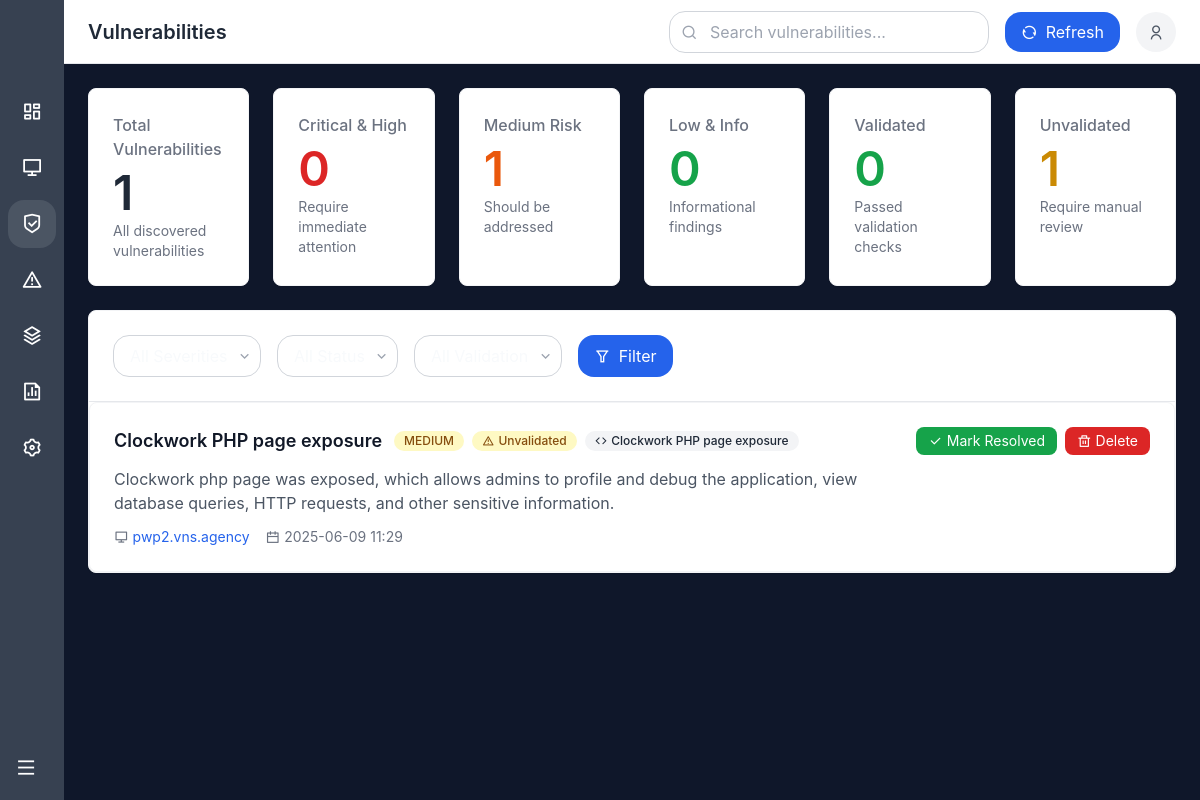
Before: /vulnerabilities (signed in) with the older database file.
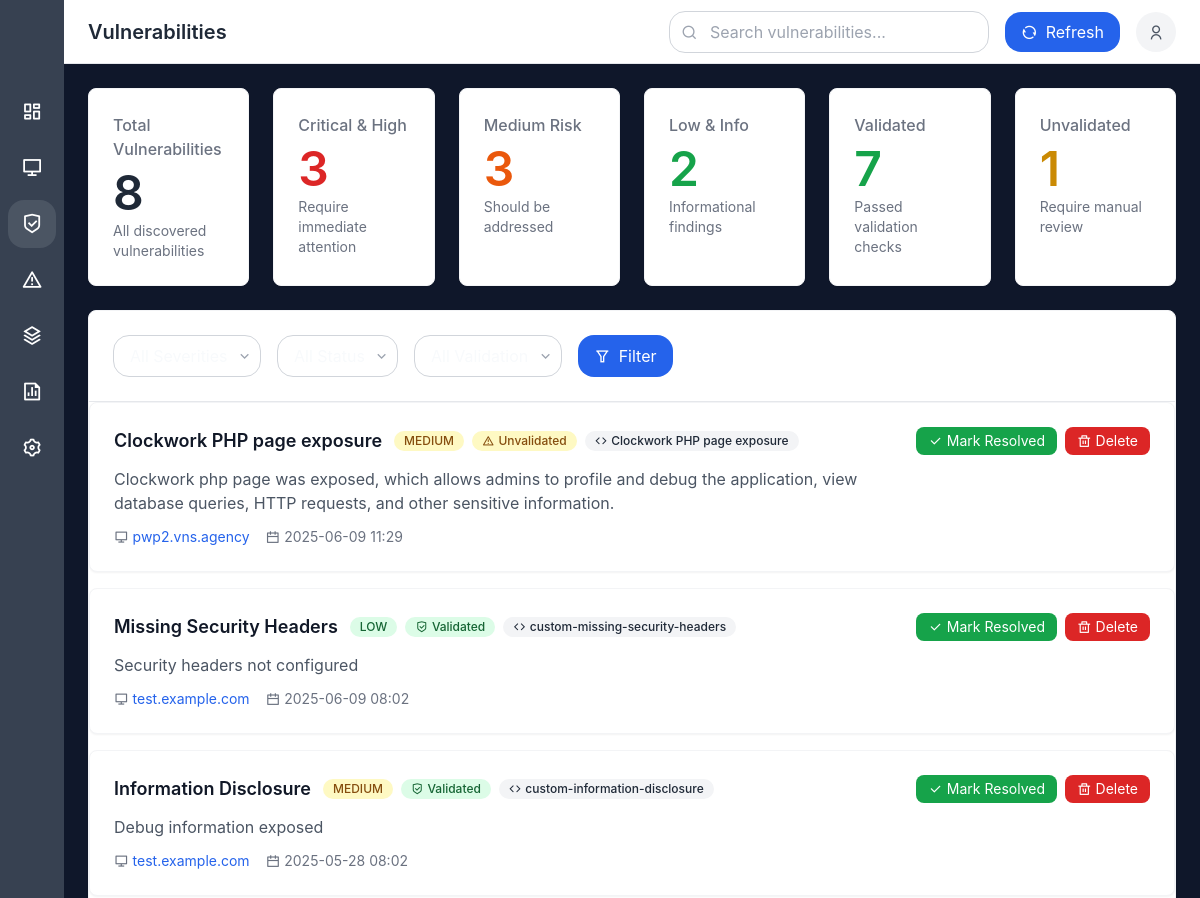
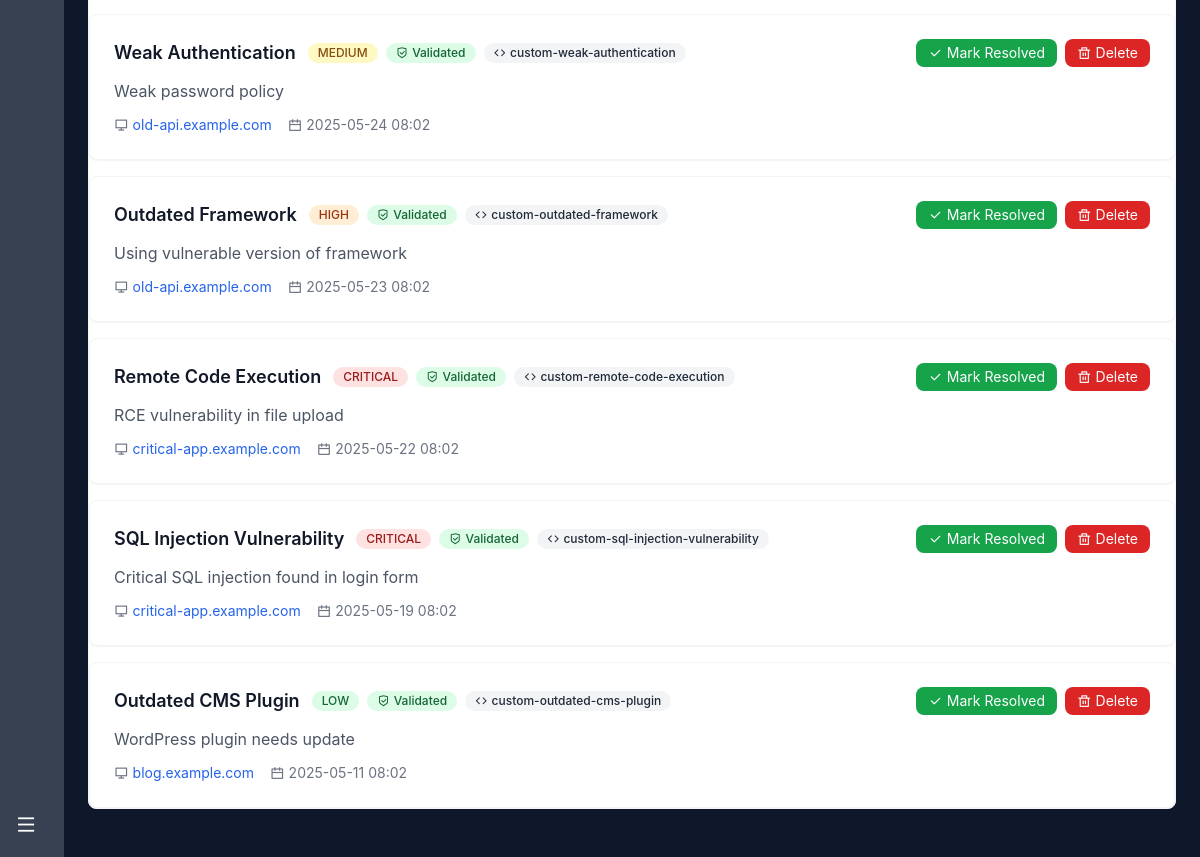
After: the same page with the newer database file (2 pictures, top to bottom).
### models.py (models this page shows)
class Vulnerability(db.Model):
    id = db.Column(db.Integer, primary_key=True)
    cve_id = db.Column(db.String(20))
    title = db.Column(db.String(255), nullable=False)
    description = db.Column(db.Text)
    severity = db.Column(db.Enum(SeverityLevel), nullable=False)
    discovered_at = db.Column(db.DateTime, default=datetime.utcnow)
    is_resolved = db.Column(db.Boolean, default=False)
    resolved_at = db.Column(db.DateTime)
    is_validated = db.Column(db.Boolean, default=True, nullable=True)  # Whether it passed validation
    validation_notes = db.Column(db.Text, nullable=True)  # Notes about validation status
    template_name = db.Column(db.String(255), nullable=True)  # Nuclei template that found this
    cvss_score = db.Column(db.Float, nullable=True)  # CVSS score if available
    asset_metadata = db.Column(db.JSON, nullable=True)
    asset_id = db.Column(db.Integer, db.ForeignKey('asset.id'), nullable=False)
    organization_id = db.Column(db.Integer, db.ForeignKey('organization.id'), nullable=False)

class Asset(db.Model):
    id = db.Column(db.Integer, primary_key=True)
    name = db.Column(db.String(255), nullable=False)
    asset_type = db.Column(db.Enum(AssetType), nullable=False)
    description = db.Column(db.Text)
    discovered_at = db.Column(db.DateTime, default=datetime.utcnow)
    last_scanned = db.Column(db.DateTime)
    is_active = db.Column(db.Boolean, default=True)
    organization_id = db.Column(db.Integer, db.ForeignKey('organization.id'), nullable=False)
    asset_metadata = db.Column(db.JSON)
    vulnerabilities = db.relationship('Vulnerability', backref='asset', lazy=True)

### app.py (the view, shortened to what this page needs)
    @app.route('/vulnerabilities')
    @login_required
    def vulnerabilities():
        org = Organization.query.filter_by(user_id=current_user.id).first()
        if not org:
            org = Organization(name=f"{current_user.username}'s Organization", user_id=current_user.id)
            db.session.add(org)
            db.session.commit()
        severity_filter = request.args.get('severity', '')
        status_filter = request.args.get('status', '')
        validation_filter = request.args.get('validation', '')
        search_query = request.args.get('search', '')
        page = request.args.get('page', 1, type=int)
        query = Vulnerability.query.filter_by(organization_id=org.id)
        if severity_filter:
            severity_enum = getattr(SeverityLevel, severity_filter.upper(), None)
            if severity_enum:
                query = query.filter(Vulnerability.severity == severity_enum)
        if status_filter == 'open':
            query = query.filter(Vulnerability.is_resolved == False)
        elif status_filter == 'resolved':
            query = query.filter(Vulnerability.is_resolved == True)
        if validation_filter == 'validated':
            query = query.filter(Vulnerability.is_validated == True)
        elif validation_filter == 'unvalidated':
            query = query.filter(Vulnerability.is_validated == False)
        query = query.join(Asset)
        severity_order = {
            SeverityLevel.CRITICAL: 0,
            SeverityLevel.HIGH: 1,
            SeverityLevel.MEDIUM: 2,
            SeverityLevel.LOW: 3,
            SeverityLevel.INFO: 4
        }
        vulnerabilities = query.order_by(
            Vulnerability.is_resolved.asc(),  # Open vulnerabilities first
            Vulnerability.discovered_at.desc()  # Most recent first
        ).paginate(
            page=page, per_page=20, error_out=False
        )
        all_vulns = Vulnerability.query.filter_by(organization_id=org.id).all()
        stats = {
            'total': len(all_vulns),
            'critical': len([v for v in all_vulns if v.severity == SeverityLevel.CRITICAL]),
            'high': len([v for v in all_vulns if v.severity == SeverityLevel.HIGH]),
            'medium': len([v for v in all_vulns if v.severity == SeverityLevel.MEDIUM]),
            'low': len([v for v in all_vulns if v.severity == SeverityLevel.LOW]),
            'info': len([v for v in all_vulns if v.severity == SeverityLevel.INFO]),
            'validated': len([v for v in all_vulns if getattr(v, 'is_validated', True)]),
            'unvalidated': len([v for v in all_vulns if not getattr(v, 'is_validated', True)])
        }
        return render_template('vulnerabilities.html',
                             vulnerabilities=vulnerabilities,
                             stats=stats)

### templates/vulnerabilities.html (shortened to what the changed rows need)
{% extends "base.html" %}
{% block content %}
<div class="flex h-screen overflow-hidden">
    <div class="flex-1 flex flex-col overflow-hidden">
        <header class="h-16 border-b border-gray-200 bg-white flex items-center justify-between px-6">
            <h1 class="text-xl font-semibold text-gray-800">Vulnerabilities</h1>
        </header>
        <div class="flex-1 overflow-y-auto p-6">
            <div class="grid grid-cols-1 md:grid-cols-6 gap-6 mb-6">
                <div class="card bg-white rounded shadow-sm border border-gray-100 p-6">
                    <h3 class="text-gray-500 font-medium mb-2">Total Vulnerabilities</h3>
                    <p class="text-5xl font-semibold text-gray-800">{{ stats.total }}</p>
                    <p class="text-sm text-gray-500 mt-1">All discovered vulnerabilities</p>
                </div>
                <div class="card bg-white rounded shadow-sm border border-gray-100 p-6">
                    <h3 class="text-gray-500 font-medium mb-2">Critical & High</h3>
                    <p class="text-5xl font-semibold text-red-600">{{ stats.critical + stats.high }}</p>
                    <p class="text-sm text-gray-500 mt-1">Require immediate attention</p>
                </div>
                <div class="card bg-white rounded shadow-sm border border-gray-100 p-6">
                    <h3 class="text-gray-500 font-medium mb-2">Medium Risk</h3>
                    <p class="text-5xl font-semibold text-orange-600">{{ stats.medium }}</p>
                    <p class="text-sm text-gray-500 mt-1">Should be addressed</p>
                </div>
                <div class="card bg-white rounded shadow-sm border border-gray-100 p-6">
                    <h3 class="text-gray-500 font-medium mb-2">Low & Info</h3>
                    <p class="text-5xl font-semibold text-green-600">{{ stats.low + stats.info }}</p>
                    <p class="text-sm text-gray-500 mt-1">Informational findings</p>
                </div>
                <div class="card bg-white rounded shadow-sm border border-gray-100 p-6">
                    <h3 class="text-gray-500 font-medium mb-2">Validated</h3>
                    <p class="text-5xl font-semibold text-green-600">{{ stats.validated }}</p>
                    <p class="text-sm text-gray-500 mt-1">Passed validation checks</p>
                </div>
            </div>
            <div class="bg-white rounded shadow-sm border border-gray-100 mb-6">
                <div class="overflow-x-auto">
                    {% if vulnerabilities %}
                        <div class="space-y-4">
                            {% for vuln in vulnerabilities %}
                            <div class="bg-white rounded shadow-sm border border-gray-100 p-6 hover:shadow-md transition-shadow">
                                <div class="flex items-start justify-between">
                                    <div class="flex-1">
                                        <div class="flex items-center mb-3">
                                            <h3 class="text-lg font-semibold text-gray-900 mr-3">{{ vuln.title }}</h3>
                                            {% set severity_colors = {
                                                'critical': 'bg-red-100 text-red-800',
                                                'high': 'bg-orange-100 text-orange-800',
                                                'medium': 'bg-yellow-100 text-yellow-800',
                                                'low': 'bg-green-100 text-green-800',
                                                'info': 'bg-blue-100 text-blue-800'
                                            } %}
                                            <span class="inline-flex items-center px-2.5 py-0.5 rounded-full text-xs font-medium {{ severity_colors.get(vuln.severity.value, 'bg-gray-100 text-gray-800') }}">
                                                {{ vuln.severity.value.upper() }}
                                            </span>
                                            {% if vuln.is_validated %}
                                            <span class="ml-2 inline-flex items-center px-2.5 py-0.5 rounded-full text-xs font-medium bg-green-100 text-green-800">
                                                <i class="ri-shield-check-line mr-1"></i>Validated
                                            </span>
                                            {% else %}
                                            <span class="ml-2 inline-flex items-center px-2.5 py-0.5 rounded-full text-xs font-medium bg-yellow-100 text-yellow-800">
                                                <i class="ri-alert-line mr-1"></i>Unvalidated
                                            </span>
                                            {% endif %}
                                            {% if vuln.template_name %}
                                            <span class="ml-2 inline-flex items-center px-2.5 py-0.5 rounded-full text-xs font-medium bg-gray-100 text-gray-800">
                                                <i class="ri-code-line mr-1"></i>{{ vuln.template_name }}
                                            </span>
                                            {% endif %}
                                        </div>
                                        {% if vuln.description %}
                                        <p class="text-gray-600 mb-3">{{ vuln.description }}</p>
                                        {% endif %}
                                        <div class="flex items-center text-sm text-gray-500 space-x-4">
                                            <div class="flex items-center">
                                                <i class="ri-computer-line mr-1"></i>
                                                <a href="{{ url_for('assets') }}?search={{ vuln.asset.name }}" class="text-blue-600 hover:text-blue-800">
                                                    {{ vuln.asset.name }}
                                                </a>
                                            </div>
                                            <div class="flex items-center">
                                                <i class="ri-calendar-line mr-1"></i>
                                                {{ vuln.discovered_at.strftime('%Y-%m-%d %H:%M') }}
                                            </div>
                                        </div>
                                    </div>
                                    <div class="flex space-x-2 ml-4">
                                        {% if not vuln.is_resolved %}
                                        <button onclick="markResolved({{ vuln.id }})" class="bg-green-600 hover:bg-green-700 text-white px-3 py-1 rounded text-sm transition-colors flex items-center">
                                            <i class="ri-check-line mr-1"></i>
                                            Mark Resolved
                                        </button>
                                        {% else %}
                                        <button onclick="markOpen({{ vuln.id }})" class="bg-yellow-600 hover:bg-yellow-700 text-white px-3 py-1 rounded text-sm transition-colors flex items-center">
                                            <i class="ri-arrow-go-back-line mr-1"></i>
                                            Reopen
                                        </button>
                                        {% endif %}
                                        <button onclick="deleteVuln({{ vuln.id }})" class="bg-red-600 hover:bg-red-700 text-white px-3 py-1 rounded text-sm transition-colors flex items-center">
                                            <i class="ri-delete-bin-line mr-1"></i>
                                            Delete
                                        </button>
                                    </div>
                                </div>
                            </div>
                            {% endfor %}
                        </div>
                    {% endif %}
                </div>
            </div>
        </div>
    </div>
</div>
{% endblock %}

Changed rows visible on the page:
added Vulnerability: title "Missing Security Headers", severity.value "LOW", is_validated True (drawn), template_name "custom-missing-security-headers", description "Security headers not configured", asset.name "test.example.com", discovered_at "2025-06-09 08:02"
added Vulnerability: title "Information Disclosure", severity.value "MEDIUM", is_validated True (drawn), template_name "custom-information-disclosure", description "Debug information exposed", asset.name "test.example.com", discovered_at "2025-05-28 08:02"
added Vulnerability: title "Weak Authentication", severity.value "MEDIUM", is_validated True (drawn), template_name "custom-weak-authentication", description "Weak password policy", asset.name "old-api.example.com", discovered_at "2025-05-24 08:02"
added Vulnerability: title "Outdated Framework", severity.value "HIGH", is_validated True (drawn), template_name "custom-outdated-framework", description "Using vulnerable version of framework", asset.name "old-api.example.com", discovered_at "2025-05-23 08:02"
added Vulnerability: title "Remote Code Execution", severity.value "CRITICAL", is_validated True (drawn), template_name "custom-remote-code-execution", description "RCE vulnerability in file upload", asset.name "critical-app.example.com", discovered_at "2025-05-22 08:02"
added Vulnerability: title "SQL Injection Vulnerability", severity.value "CRITICAL", is_validated True (drawn), template_name "custom-sql-injection-vulnerability", description "Critical SQL injection found in login form", asset.name "critical-app.example.com", discovered_at "2025-05-19 08:02"
added Vulnerability: title "Outdated CMS Plugin", severity.value "LOW", is_validated True (drawn), template_name "custom-outdated-cms-plugin", description "WordPress plugin needs update", asset.name "blog.example.com", discovered_at "2025-05-11 08:02"
Other visible differences:
{{ stats.total }}: "1" → "8"
{{ stats.critical + stats.high }}: "0" → "3"
{{ stats.medium }}: "1" → "3"
{{ stats.low + stats.info }}: "0" → "2"
{{ stats.validated }}: "0" → "7"
